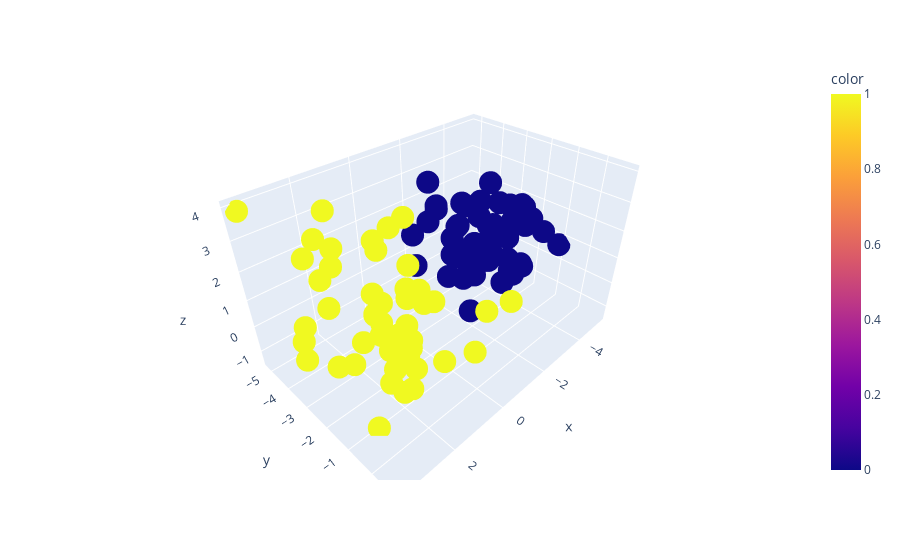

Notebook code for this chart:
### Code cell
px.scatter_3d(x=X[:,0], y=X[:,1], z=X[:,2], color=y)
